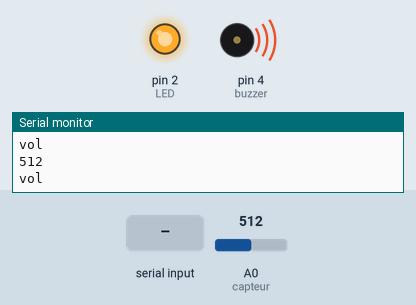
This sketch was run on a simulated Arduino Uno, built with avr-gcc and run on an emulated ATmega328P. On the bench: output pins drawn as LEDs (lit = HIGH), buzzer (waves = sounding), the last lines printed to the serial monitor. Inputs (shaded band) come from the test bench; at power-on: A0 (capteur) = 512.

Above: at 8.8 s.
8.9 s: "1" received over the second serial link
At 17.2 s:
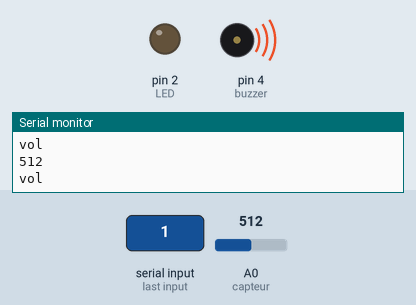
17.5 s: "2" received over the second serial link
At 24.7 s:
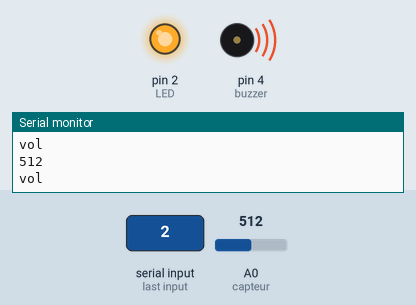
25.5 s: A0 (capteur) set to 190
At 32.4 s:
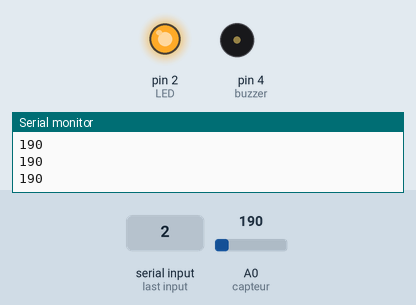
Timing chart, 0 to 33.9 s (numbered marks = the images above; inputs shaded):
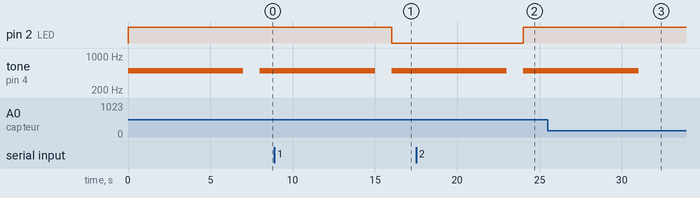

The sketch:

alarme_antivol.ino
```cpp
#include<SoftwareSerial.h>
int capteur=0;
#define RX 2
#define TX 3
#define LED 2
int val=0;
int buzzer=4;

SoftwareSerial BlueT(RX,TX);
char Data;
void setup(){
Serial.begin(9600);
BlueT.begin(9600);
pinMode(LED, OUTPUT);
digitalWrite(LED,HIGH);
BlueT.print("azert");
}

void loop(){
if (BlueT.available()){
Data=BlueT.read();
  if (Data=='1') {
  //Serial.println("ok");
  digitalWrite(LED, LOW);}

  if (Data=='2') {
  //Serial.println("oui");
  digitalWrite(LED, HIGH);}
}
val=analogRead(capteur);
Serial.println(val);
  if (val >200){
    Serial.println("vol");
    BlueT.print("vol");
    tone(buzzer,500);
    delay(7000);
    noTone(buzzer);
    delay(1000);
}

}
```

Measured:
- after the input at 8.9 s, pin 2 (LED): HIGH → LOW after 7.1 s
- after the input at 17.5 s, pin 2 (LED): LOW → HIGH after 6.5 s
- after the input at 25.5 s, tone on pin 4 (buzzer): goes on until 31.0 s, then stays silent
